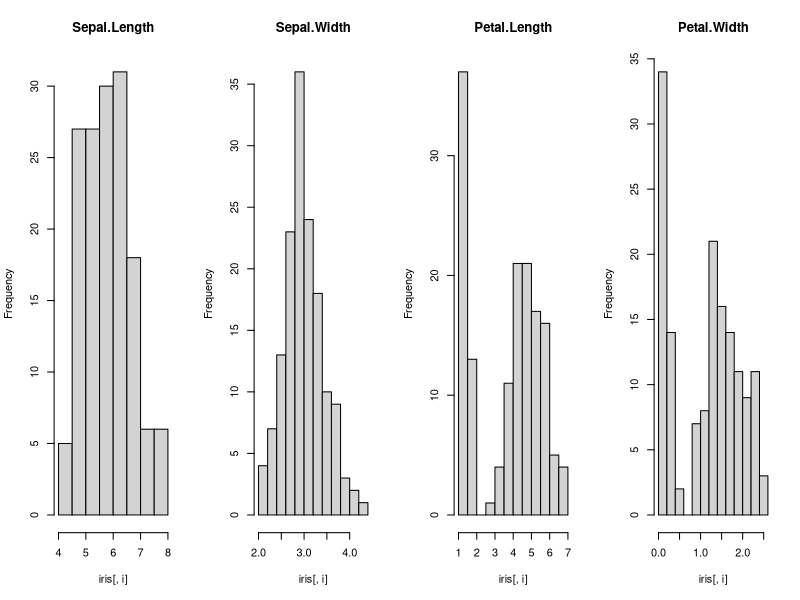

Recreate this plot in R.
# Univariate Histograms

# load the data
data(iris)
# create histograms for each attribute
par(mfrow=c(1,4))
for(i in 1:4) {
	hist(iris[,i], main=names(iris)[i])
}